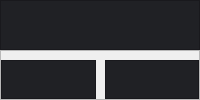
                                <widget class="QWidget" name="stackedWidget_4Page1">
                                 <layout class="QVBoxLayout" name="verticalLayout_5">
                                  <property name="spacing">
                                   <number>0</number>
                                  </property>
                                  <property name="leftMargin">
                                   <number>0</number>
                                  </property>
                                  <property name="topMargin">
                                   <number>0</number>
                                  </property>
                                  <property name="rightMargin">
                                   <number>0</number>
                                  </property>
                                  <property name="bottomMargin">
                                   <number>0</number>
                                  </property>
                                  <item>
                                   <widget class="QFrame" name="frame_11">
                                    <property name="maximumSize">
                                     <size>
                                      <width>16777215</width>
                                      <height>205</height>
                                     </size>
                                    </property>
                                    <property name="styleSheet">
                                     <string notr="true">background-color: rgb(32, 33, 37);</string>
                                    </property>
                                    <property name="frameShape">
                                     <enum>QFrame::StyledPanel</enum>
                                    </property>
                                    <property name="frameShadow">
                                     <enum>QFrame::Raised</enum>
                                    </property>
                                    <widget class="QLabel" name="label_12">
                                     <property name="geometry">
                                      <rect>
                                       <x>10</x>
                                       <y>70</y>
                                       <width>470</width>
                                       <height>71</height>
                                      </rect>
                                     </property>
                                     <property name="font">
                                      <font>
                                       <pointsize>20</pointsize>
                                      </font>
                                     </property>
                                     <property name="styleSheet">
                                      <string notr="true">color: rgb(255, 255, 255);</string>
                                     </property>
                                     <property name="text">
                                      <string>dados dos produtos  (stock) ate agora</string>
                                     </property>
                                    </widget>
                                   </widget>
                                  </item>
                                  <item>
                                   <widget class="QFrame" name="frame_10">
                                    <property name="frameShape">
                                     <enum>QFrame::StyledPanel</enum>
                                    </property>
                                    <property name="frameShadow">
                                     <enum>QFrame::Raised</enum>
                                    </property>
                                    <layout class="QHBoxLayout" name="horizontalLayout_7">
                                     <property name="spacing">
                                      <number>9</number>
                                     </property>
                                     <property name="leftMargin">
                                      <number>0</number>
                                     </property>
                                     <property name="topMargin">
                                      <number>9</number>
                                     </property>
                                     <property name="rightMargin">
                                      <number>0</number>
                                     </property>
                                     <property name="bottomMargin">
                                      <number>0</number>
                                     </property>
                                     <item>
                                      <widget class="QFrame" name="frame_13">
                                       <property name="styleSheet">
                                        <string notr="true">background-color: rgb(32, 33, 37);</string>
                                       </property>
                                       <property name="frameShape">
                                        <enum>QFrame::StyledPanel</enum>
                                       </property>
                                       <property name="frameShadow">
                                        <enum>QFrame::Raised</enum>
                                       </property>
                                       <widget class="QLabel" name="label_11">
                                        <property name="geometry">
                                         <rect>
                                          <x>40</x>
                                          <y>90</y>
                                          <width>261</width>
                                          <height>71</height>
                                         </rect>
                                        </property>
                                        <property name="font">
                                         <font>
                                          <pointsize>20</pointsize>
                                         </font>
                                        </property>
                                        <property name="styleSheet">
                                         <string notr="true">color: rgb(255, 255, 255);</string>
                                        </property>
                                        <property name="text">
                                         <string>char barra</string>
                                        </property>
                                       </widget>
                                      </widget>
                                     </item>
                                     <item>
                                      <widget class="QFrame" name="frame_12">
                                       <property name="styleSheet">
                                        <string notr="true">background-color: rgb(32, 33, 37);</string>
                                       </property>
                                       <property name="frameShape">
                                        <enum>QFrame::StyledPanel</enum>
                                       </property>
                                       <property name="frameShadow">
                                        <enum>QFrame::Raised</enum>
                                       </property>
                                       <widget class="QLabel" name="label_13">
                                        <property name="geometry">
                                         <rect>
                                          <x>30</x>
                                          <y>70</y>
                                          <width>261</width>
                                          <height>71</height>
                                         </rect>
                                        </property>
                                        <property name="font">
                                         <font>
                                          <pointsize>20</pointsize>
                                         </font>
                                        </property>
                                        <property name="styleSheet">
                                         <string notr="true">color: rgb(255, 255, 255);</string>
                                        </property>
                                        <property name="text">
                                         <string>dados vendidos</string>
                                        </property>
                                       </widget>
                                      </widget>
                                     </item>
                                    </layout>
                                   </widget>
                                  </item>
                                 </layout>
                                </widget>
